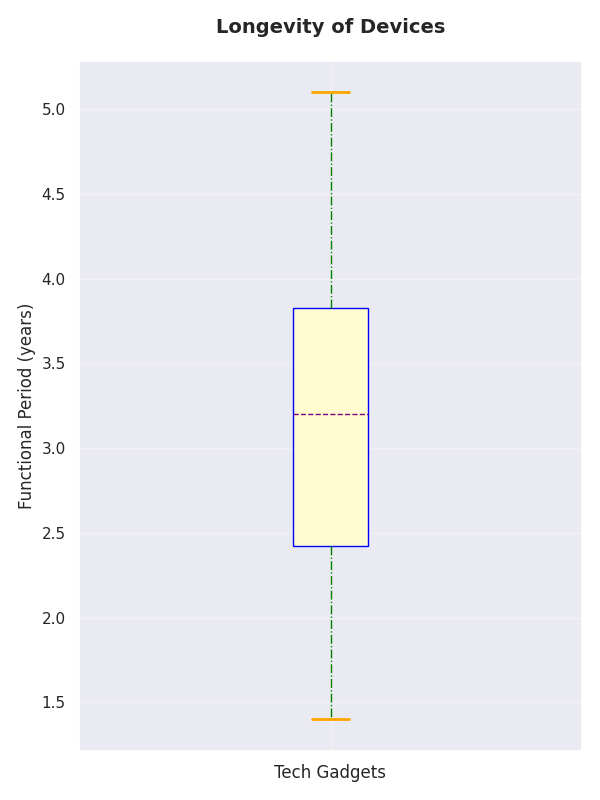

This figure's Python source:
import matplotlib.pyplot as plt

# Randomly altered life span data
all_devices_lifespan = [3.8, 5, 4.2, 2.5, 3.3, 4, 3.5, 3.2, 4.5, 3,
                        3.1, 4.7, 4.1, 2.6, 5.1, 4.4, 4.8, 2.9, 3, 3.2,
                        3, 1.9, 2.1, 3.1, 2.2, 3.8, 1.5, 3.6, 3.7, 3.9,
                        1.8, 2, 1.4, 2, 3.5, 3.3, 1.7, 2.8, 1.6, 3.7]

fig, ax = plt.subplots(figsize=(6, 8))
ax.boxplot(all_devices_lifespan, vert=True, patch_artist=True,
           boxprops=dict(facecolor='#FFFDD0', color='blue'),  # Changed box color and border
           whiskerprops=dict(color='green', linestyle='-.'),  # Changed whisker style
           capprops=dict(color='orange', linewidth=2),         # Changed cap color and width
           medianprops=dict(color='purple', linestyle='--'))   # Changed median line style and color

# Randomly altered textual elements
titles = ['Super Gadget Life', 'Lifespan Overview', 'Longevity of Devices']
y_labels = ['Years of Service', 'Functional Period (years)', 'Uptime in Years']
x_labels = ['Devices', 'Tech Gadgets', 'All Units']

ax.set_title(titles[2], fontsize=14, weight='bold', pad=20)
ax.set_ylabel(y_labels[1], fontsize=12)
ax.set_xticklabels([x_labels[1]], fontsize=12)

# Randomly altered grid style
ax.grid(True, linestyle='-', alpha=0.3)  # Changed grid line style and transparency

plt.tight_layout()
plt.show()
